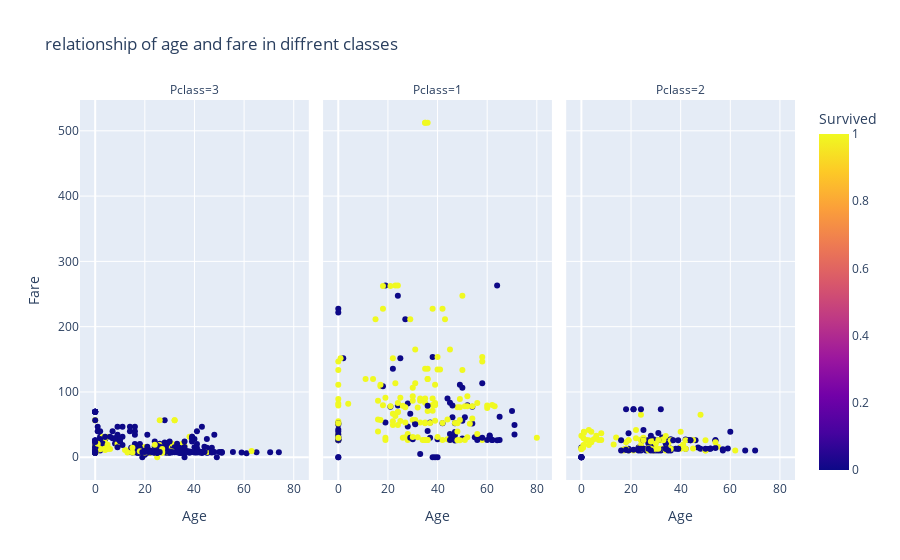

Notebook code for this chart:
### Markdown cell above
# Using faceting to create a scatter plot matrix displaying the relationship between age, fare, and class for passengers who survived and did not survive.

### Code cell
fig = px.scatter(data,
                     x='Age',
                     y='Fare',
                     color='Survived',
                     facet_col='Pclass',
                     title='relationship of age and fare in diffrent classes')
fig.show()

### Figure 1 — Plotly figure (JSON) as saved in the notebook; plotly's stock layout.template omitted (floating-point values rounded to 4 significant figures; data arrays with more than 128 entries replaced by an {"elided": "..."} marker saying what was removed)
{"data": [{"hovertemplate": "Pclass=3<br>Age=%{x}<br>Fare=%{y}<br>Survived=%{marker.color}<extra></extra>", "legendgroup": "", "marker": {"color": {"elided": "491 int values"}, "coloraxis": "coloraxis", "symbol": "circle"}, "mode": "markers", "name": "", "orientation": "v", "showlegend": false, "type": "scatter", "x": {"elided": "491 float values"}, "xaxis": "x", "y": {"elided": "491 float values"}, "yaxis": "y"}, {"hovertemplate": "Pclass=1<br>Age=%{x}<br>Fare=%{y}<br>Survived=%{marker.color}<extra></extra>", "legendgroup": "", "marker": {"color": {"elided": "216 int values"}, "coloraxis": "coloraxis", "symbol": "circle"}, "mode": "markers", "name": "", "orientation": "v", "showlegend": false, "type": "scatter", "x": {"elided": "216 float values"}, "xaxis": "x2", "y": {"elided": "216 float values"}, "yaxis": "y2"}, {"hovertemplate": "Pclass=2<br>Age=%{x}<br>Fare=%{y}<br>Survived=%{marker.color}<extra></extra>", "legendgroup": "", "marker": {"color": {"elided": "184 int values"}, "coloraxis": "coloraxis", "symbol": "circle"}, "mode": "markers", "name": "", "orientation": "v", "showlegend": false, "type": "scatter", "x": {"elided": "184 float values"}, "xaxis": "x3", "y": {"elided": "184 float values"}, "yaxis": "y3"}], "layout": {"annotations": [{"font": {}, "showarrow": false, "text": "Pclass=3", "x": 0.16, "xanchor": "center", "xref": "paper", "y": 1, "yanchor": "bottom", "yref": "paper"}, {"font": {}, "showarrow": false, "text": "Pclass=1", "x": 0.5, "xanchor": "center", "xref": "paper", "y": 1, "yanchor": "bottom", "yref": "paper"}, {"font": {}, "showarrow": false, "text": "Pclass=2", "x": 0.84, "xanchor": "center", "xref": "paper", "y": 1, "yanchor": "bottom", "yref": "paper"}], "coloraxis": {"colorbar": {"title": {"text": "Survived"}}, "colorscale": [[0, "#0d0887"], [0.1111, "#46039f"], [0.2222, "#7201a8"], [0.3333, "#9c179e"], [0.4444, "#bd3786"], [0.5556, "#d8576b"], [0.6667, "#ed7953"], [0.7778, "#fb9f3a"], [0.8889, "#fdca26"], [1, "#f0f921"]]}, "legend": {"tracegroupgap": 0}, "title": {"text": "relationship of age and fare in diffrent classes"}, "xaxis": {"anchor": "y", "domain": [0, 0.32], "title": {"text": "Age"}}, "xaxis2": {"anchor": "y2", "domain": [0.34, 0.66], "matches": "x", "title": {"text": "Age"}}, "xaxis3": {"anchor": "y3", "domain": [0.68, 1.0], "matches": "x", "title": {"text": "Age"}}, "yaxis": {"anchor": "x", "domain": [0, 1], "title": {"text": "Fare"}}, "yaxis2": {"anchor": "x2", "domain": [0, 1], "matches": "y", "showticklabels": false}, "yaxis3": {"anchor": "x3", "domain": [0, 1], "matches": "y", "showticklabels": false}}}
